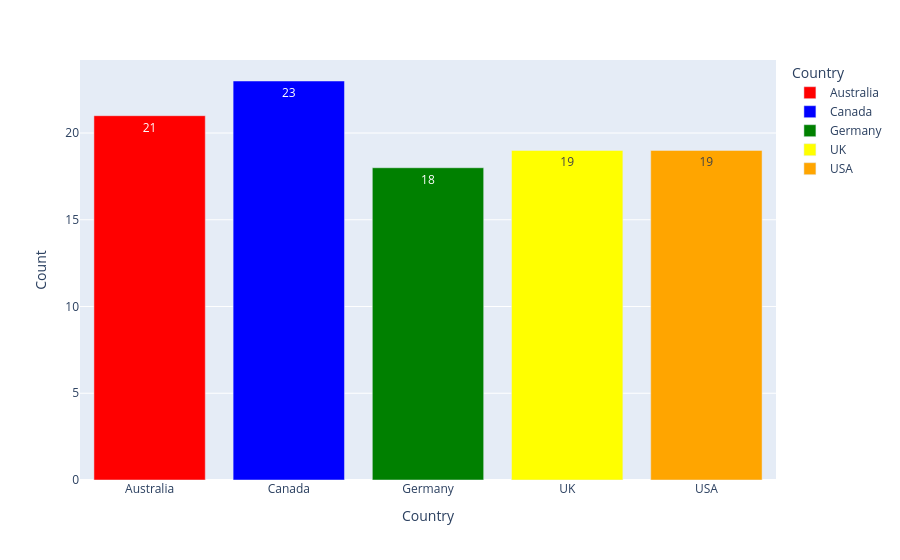

This figure's notebook cell:
### Code cell
px.bar(df1, x='Country', y='Count', color='Country',color_discrete_sequence=['red', 'blue', 'green', 'yellow', 'orange'],text='Count')

### Figure 1 — Plotly figure (JSON) as saved in the notebook; plotly's stock layout.template omitted (floating-point values rounded to 4 significant figures)
{"data": [{"alignmentgroup": "True", "hovertemplate": "Country=%{x}<br>Count=%{text}<extra></extra>", "legendgroup": "Australia", "marker": {"color": "red", "pattern": {"shape": ""}}, "name": "Australia", "offsetgroup": "Australia", "orientation": "v", "showlegend": true, "text": [21], "textposition": "auto", "type": "bar", "x": ["Australia"], "xaxis": "x", "y": [21], "yaxis": "y"}, {"alignmentgroup": "True", "hovertemplate": "Country=%{x}<br>Count=%{text}<extra></extra>", "legendgroup": "Canada", "marker": {"color": "blue", "pattern": {"shape": ""}}, "name": "Canada", "offsetgroup": "Canada", "orientation": "v", "showlegend": true, "text": [23], "textposition": "auto", "type": "bar", "x": ["Canada"], "xaxis": "x", "y": [23], "yaxis": "y"}, {"alignmentgroup": "True", "hovertemplate": "Country=%{x}<br>Count=%{text}<extra></extra>", "legendgroup": "Germany", "marker": {"color": "green", "pattern": {"shape": ""}}, "name": "Germany", "offsetgroup": "Germany", "orientation": "v", "showlegend": true, "text": [18], "textposition": "auto", "type": "bar", "x": ["Germany"], "xaxis": "x", "y": [18], "yaxis": "y"}, {"alignmentgroup": "True", "hovertemplate": "Country=%{x}<br>Count=%{text}<extra></extra>", "legendgroup": "UK", "marker": {"color": "yellow", "pattern": {"shape": ""}}, "name": "UK", "offsetgroup": "UK", "orientation": "v", "showlegend": true, "text": [19], "textposition": "auto", "type": "bar", "x": ["UK"], "xaxis": "x", "y": [19], "yaxis": "y"}, {"alignmentgroup": "True", "hovertemplate": "Country=%{x}<br>Count=%{text}<extra></extra>", "legendgroup": "USA", "marker": {"color": "orange", "pattern": {"shape": ""}}, "name": "USA", "offsetgroup": "USA", "orientation": "v", "showlegend": true, "text": [19], "textposition": "auto", "type": "bar", "x": ["USA"], "xaxis": "x", "y": [19], "yaxis": "y"}], "layout": {"barmode": "relative", "legend": {"title": {"text": "Country"}, "tracegroupgap": 0}, "margin": {"t": 60}, "xaxis": {"anchor": "y", "categoryarray": ["Australia", "Canada", "Germany", "UK", "USA"], "categoryorder": "array", "domain": [0, 1], "title": {"text": "Country"}}, "yaxis": {"anchor": "x", "domain": [0, 1], "title": {"text": "Count"}}}}
